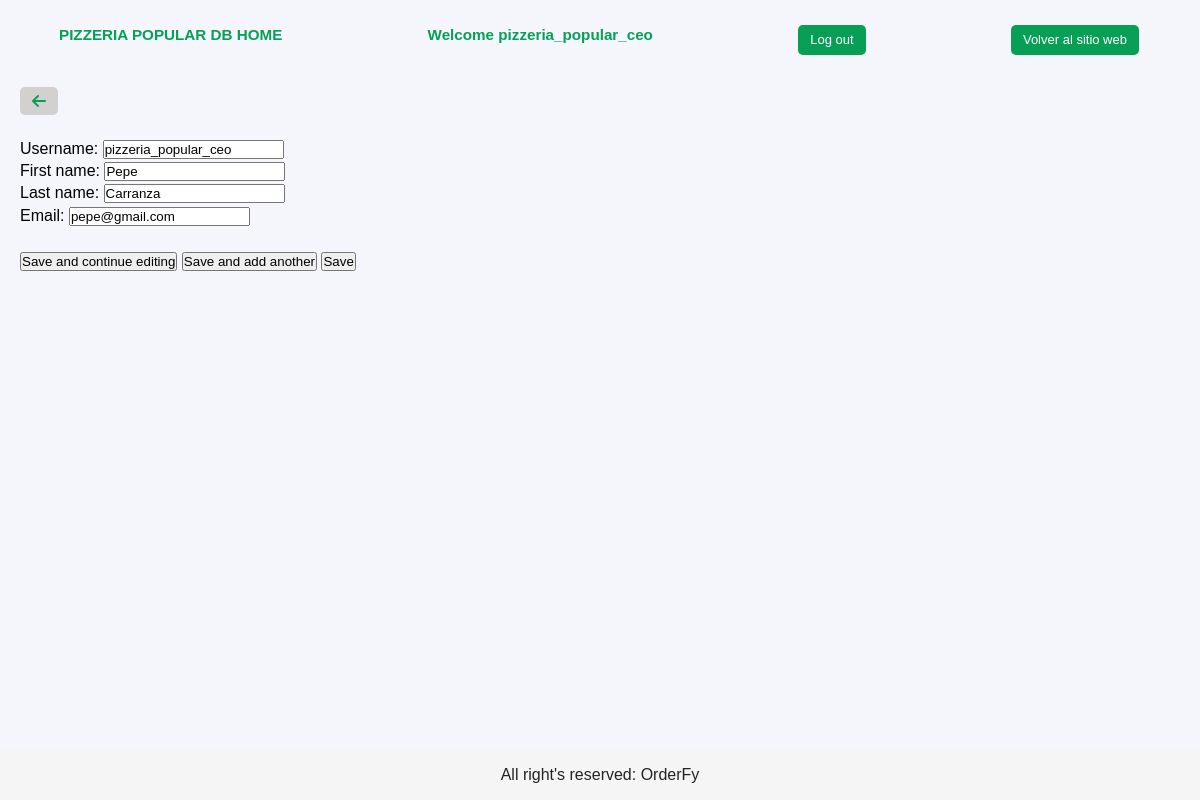
/database/pizzeria_popular/pizzeria_popular_ceo/edit_user (signed in), run on the app's committed database.
### restaurants/models.py (models this page shows, shortened)
class Restaurant(models.Model):
    def get_upload_to_path_logo(self, filename):
        return f'{self.slug}/logo/{filename}'
    def get_upload_to_path_image(self, filename):
        return f'{self.slug}/image/{filename}'
    id= models.AutoField(primary_key=True)
    name= models.CharField(max_length=80)
    slug= models.SlugField(max_length=20, unique=True)
    description= models.TextField(max_length=1000, blank=True, null=True)
    logo= models.ImageField(upload_to=get_upload_to_path_logo, default="default_restaurant_logo.png")
    image= models.ImageField(upload_to=get_upload_to_path_image, default="default_restaurant_image.png")
    primary_color= models.CharField(max_length=7, validators=[functions.validate_color_hex])
    secondary_color= models.CharField(max_length=7, validators=[functions.validate_color_hex])
    q_branches= models.PositiveSmallIntegerField(default=1, validators=[functions.validate_not_zero])
    created= models.DateTimeField(auto_now_add= True)
    updated= models.DateTimeField(auto_now= True)
    class Meta:
        verbose_name=  "Restaurant"
        verbose_name_plural= "Restaurants"

### access_user/models.py (models this page shows)
class CustomUser(AbstractUser):
    restaurant= models.ForeignKey(Restaurant, on_delete=models.CASCADE, blank=True, null=True)

### access_user/views/edit_db.py (the view, shortened to what this page needs)
# urls.py: path('<str:restaurant_slug>/<str:username>/edit_user', login_required(edit_db.edit_user), name='edit_user'),
@login_required
def edit_user(request, restaurant_slug, username):
    restaurant= functions.get_restaurant(restaurant_slug)
    if not restaurant: return HttpResponseNotFound("Cannot find restaurant named '" + restaurant_slug + "'")
    answer= functions.check_user(request, restaurant)
    if answer== "no_access": return HttpResponseForbidden(f'Your user, {request.user.username}, has not access to {restaurant.name}`s DataBase')
    user= functions.get_user(username)
    if not user: HttpResponseNotFound(f'Couldn`t find an user with username "{username}"')
    params={
        "restaurant": restaurant,
        "user": user,
    }
    return render(request, 'access_user/edit/edit_user.html', params)

### access_user/functions.py (called while the page is built)
def check_user(request, restaurant):
    if not request.user.is_superuser:
        users= CustomUser.objects.filter(restaurant=restaurant)
        if request.user not in users: return "no_access"
        return None

def get_restaurant(restaurant_slug):
    try:
        restaurant= Rmodels.Restaurant.objects.get(slug= restaurant_slug)
        return restaurant
    except ObjectDoesNotExist:
        return None

def get_user(username):
    try:
        user= CustomUser.objects.get(username= username)
        return user
    except ObjectDoesNotExist:
        return None

### templates/access_user/edit/edit_user.html (shortened to what this page needs)
{% extends 'access_user/base.html' %}
{% block content %}
    <a href="{% url 'db_users' restaurant.slug %}" class="boton fa-solid fa-arrow-left"> </a> <br><br>
    <form method="post">
        <label for="username">Username:</label>
        <input type="text" id="username" name="username" placeholder="Username" value="{{user.username}}" required><br>
        <label for="first_name">First name:</label>
        <input type="text" id="first_name" name="first_name" placeholder="First name" value="{{user.first_name}}" required><br>
        <label for="last_name">Last name:</label>
        <input type="text" id="last_name" name="last_name" placeholder="Last name" value="{{user.last_name}}" required><br>
        <label for="email">Email:</label>
        <input type="email" id="email" name="email" placeholder="Email" value="{{user.email}}" required><br>
        <br>
        <button type="submit" name="action" value="save_and_continue_editing">Save and continue editing</button>
        <button type="submit" name="action" value="save_and_add_another">Save and add another</button>
        <button type="submit" name="action" value="save">Save</button>
    </form>
{% endblock %}

### templates/access_user/base.html (shortened to what this page needs)
<!DOCTYPE html>
<html lang="en">
{% load static %}
<head>
    <link rel="stylesheet" href="{% static 'css/database/base.css' %}">
    <link rel="stylesheet" href="{% static 'css/restaurants/restaurants.css' %}">
</head>
<body>
    <section class="section">
        <header class="orderfy">
            <h3> {{ restaurant.name | upper }} DB HOME </h3>
            <h3> Welcome {{ user.username }} </h3>
            <a href="{% url 'db_logout' restaurant.slug %}" class="botres"> Log out </a>
            <a href="{% url 'restaurant' restaurant.slug %}" class="botres"> Volver al sitio web </a>
        </header>
        <br><br><br>
        {% block content %} {% endblock %}
        <footer class="footer">
            <p class="center-content"> All right's reserved: OrderFy </p>
        </footer>
    </section>
</body>
</html>

### static/css/database/base.css (style rules this page uses)
:root { --background: #F4F6FC; --backsec1: #e7e9ef; --backsec2: #F4F6FC; --logoGreen: #079F56 ; --letras: #232323; --botones: #d3d0d0; }
.footer { position: fixed; bottom: 0; left: 0; right: 0; width: 100%; height: 50px; background-color: #f5f5f5; text-align: center; line-height: 50px; }

### static/css/restaurants/restaurants.css (style rules this page uses)
:root { --background: #F4F6FC; --backsec1: #e7e9ef; --backsec2: #F4F6FC; --logoGreen: #079F56 ; --letras: #232323; --botones: #d3d0d0; }
* { margin: 0; padding: 0; box-sizing: border-box; }
body { font-family: 'Arial', sans-serif; line-height: 1.4; background-color: var(--background); }
.section { background-color: var(--background); padding: 20px; }
header { position: fixed; top: -1px; left: -1px; right: -1px; padding: 1rem 5%; display: flex; align-items: center; justify-content: space-between; z-index: 1000; background-color: var(--background); }
.center-content { width: 100%; display: flex; justify-content: center; }
.orderfy { font-size: 13px; text-align: center; background-color: var(--background); color: var(--logoGreen); width: 100%; }
p { color: var(--letras); }
.botres { display: inline-block; padding: 6px 12px; background-color: var(--logoGreen); color: white; text-decoration: none; border-color: var(--logoGreen); border-radius: 5px; margin-top: 10px; transition: background-color 0.3s; }
.boton { display: inline-block; padding: 6px 12px; background-color: var(--botones); color: var(--logoGreen); text-decoration: none; border-radius: 5px; transition: background-color 0.3s; }

### data on the page
Restaurant: name "PIZZERIA POPULAR"
CustomUser: username "pizzeria_popular_ceo", first_name "Pepe", last_name "Carranza", email "pepe@gmail.com"
